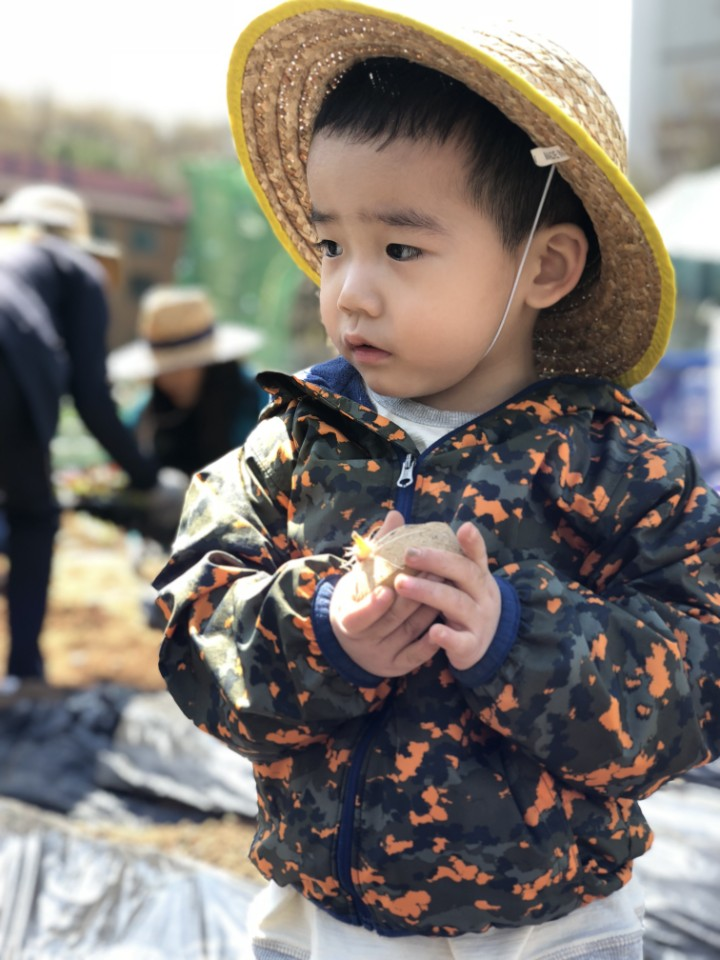
#> input picture img/100.jpg, 720 x 960 px
$ python 28_Fourier_Transform.py
#> lines starting #> are read from the running program, lines starting #| are printed output that depends on the picture
### default_import.py

import cv2 as cv2

def select_img(sel_num):
    return{
        0 : 'img/100.jpg',                 # 경현
        1 : 'img/images_1.jpg',            # 그라데이션 이미지
        2 : 'img/multi_light.jpg',         #
        3 : 'img/opencv_logo.jpg',
        4 : 'img/sample_img1.jpg',         # 산과 강이 있는 풍경
        5 : 'img/sample_img2.jpg',         # 수지 이미지
        6 : 'img/sdoku.jpg',                #
        7 : 'img/tile.jpg',                 # Threshold Test용 타일
        8 : 'img/girl.png',                 # 기본여자 이미지
        9 : 'img/alpha1.jpg',               # 알파벳 및 숫자 이미지
        10: 'img/Code_Sample.jpg',          # Data Matrix Code Sample
        11: 'img/DW_Fail_img.jpg',          # Vericode Fail Image
        12: 'img/TW.jpg',                   # 트와이스
        13: 'img/TW_NY.png',                # Template Image 나연
        14: 'img/TW_SN.png',                # Template Image 사나
        15: 'img/TW_JW.png',                # Template Image 정연
        18: 'img/contour18.png',            # 사각형에 안으로 파인이미지
        19: 'img/contour19.png',            # 나무잎 비슷한, 별모양 비슷
        20: 'img/convexhull.png',           # 손으로 그린 손바닥?
        21: 'img/korea.png' ,               # 대한민국 지도
        22: 'img/star.jpg',                 # 별모양
        23: 'img/Histogram23.jpg',          # 히스토그램용 풍경
        24: 'img/24.jpg',                   # 히스토그램 균일화용 풍경
        25: 'img/25.jpg',                   # 히스토그램용 조각상
        26: 'img/26.jpg',                   # 히스토그램용 풍경
        28: 'img/28_BW_girl.jpg',           # 푸리에 Test용 이미지
        30: 'img/31.jpg',                   # Template Matching용 너구리 이미지
        31: 'img/bam.png',                  # Template Image 밤
        32: 'img/sdoku_1.jpg',              # 허프변환 Test용 스도쿠 이미지
        33: 'img/33.jpg',                   # 허프변환 Test용 원찾기
        34: 'img/34.jpg',                   # Watershed용 Test이미지(동전)
        35: 'img/35.jpg',                   # GrabCut용 Test Image
        37: 'img/37_corner.png',            # Corner 검출용 Image
        38: 'img/38_butterfly.png',         # SIFT Test용 나비
        42: 'img/42_ORB.png.',              # ORB용 Image - 암호와 해킹
        43: 'img/43_ORB.png',               # ORB용 회전 Image - 암호와 해킹
        44: 'img/43_1.png',                 # 이미지매칭용 등대가 있는 마을 사진
        45: 'img/43_2.png',                 # 이미지매칭용 액자를든 소녀 사진
        100: 'img/Test_Vericode.bmp'        # Vericode 그라데이션 Test용
    }.get(sel_num,'img/girl.png')


def close_window():
    cv2.waitKey(0)
    cv2.destroyAllWindows()

### 28_Fourier_Transform.py
"""
28강. 푸리에변환
    푸리에 변환
        푸리에 변환이란 주파수를 분석하는데 가장 많이 활용되는 도구
        주기를 가진 함수(주기함수)는 주파수가 다른 삼각함수의 합으로 표현 가능하다. 즉 주기는 무한대까지 가능하므로 "모든 함수는
        주파수가 다른 삼각함수의 합으로 표현 가능하다"라는 말...

        2D 이산 푸리에 변환(2D Discrete Fourier Transform; 2D-DFT)을 이미지에 적용하면 이미지를 주파수 영역으로 변환해 준다.
        DFT를 계산하기 위해서는 고속 푸리에 변환(Fast Fourier Trasnform; FFT)을 이용한다.

    Numpy를 활용한 푸리에 변환과 OpenCV를 이용한 푸리에 변환이 있다.

"""
import numpy as np
import matplotlib.pyplot as plt
import cv2
import default_import as impDef


def fourier(ImgNo):
    img = cv2.imread(impDef.select_img(ImgNo))
    img = cv2.cvtColor(img, cv2.COLOR_BGR2GRAY)

    f = np.fft.fft2(img)
    # image의 2D DFT를 계산

    fshift = np.fft.fftshift(f)
    # 2D DFT를 계산하여 얻어진 푸리에 변환 결과는 주파주가 0인 컴포넌트를 좌상단에 위치시킨다.
    # np.fft.fftshift(f)는 주파수가 0인 부분을 정 중앙에 위치시키고 재 배열해주는 함수이다.
    """
        >>> import numpy as np
        >>> f = np.fft.fftfreq(10, 0.1)
        >>> f
            [0. 1. 2. 3. 4. -5. -4. -3. -2. -1.]
        >>> fshift = np.fft.fftshift(f)
        >>> fshift
            [-5. -4. -3. -2. -1. 0. 1. 2. 3. 4.]
    """
    m_spectrum = 20*np.log(np.abs(fshift))
    # magnitude spectrum을 구한다.

    plt.subplot(121), plt.imshow(img, cmap ='gray')
    plt.title('input Image'), plt.xticks([]), plt.yticks([])

    plt.subplot(122), plt.imshow(m_spectrum, cmap = 'gray')
    plt.title('Magnitude Spectrum'), plt.xticks([]), plt.yticks([])

    plt.show()


def fourier_cv(ImgNo):
#> called with ImgNo = 0
    img = cv2.imread(impDef.select_img(ImgNo))
#> img is the input picture: shape (960, 720, 3); mean B, G, R 115.6, 120.9, 127.8
    img = cv2.cvtColor(img, cv2.COLOR_BGR2GRAY)
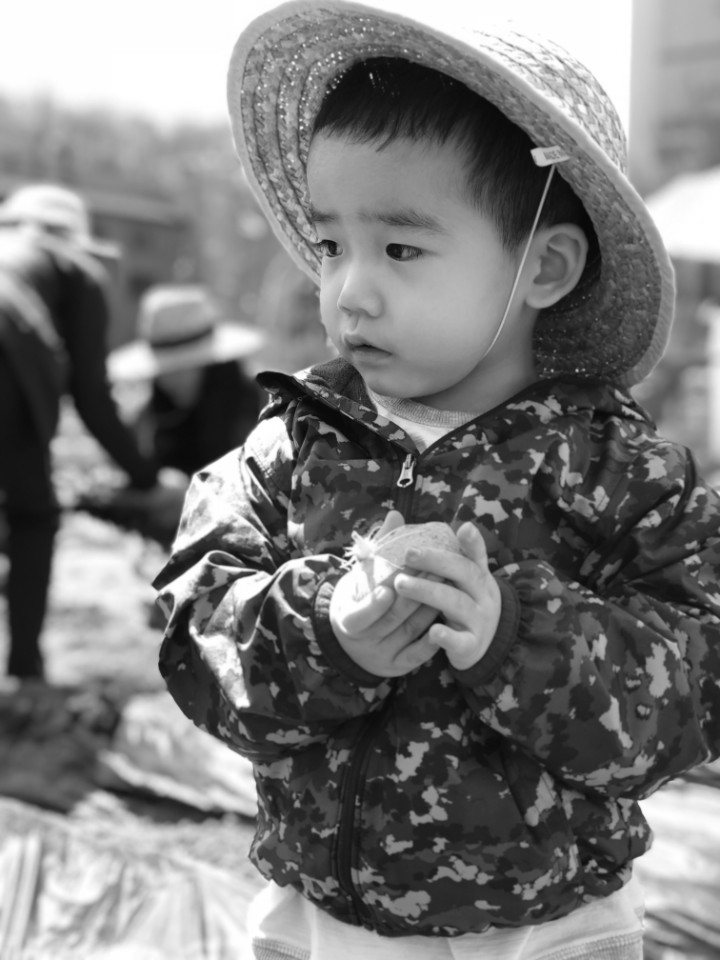
#> img: shape (960, 720); min 3, max 255, mean 122.4

    dft = cv2.dft(np.float32(img), flags = cv2.DFT_COMPLEX_OUTPUT)
    # 이미지의 2D DFT을 계산. 이미지를 이 함수의 인자로 입력시 반드시 np.float32로 랩핑해야함.
    # 이 함수는 복소수 형태(실수부, 허수부)로 결과를 리턴하는 것이 numpy를 이용할 때와의 차이점

    dft_shift = np.fft.fftshift(dft)
    m_spectrum = 20*np.log(cv2.magnitude(dft_shift[:,:,0], dft_shift[:,:,1]))
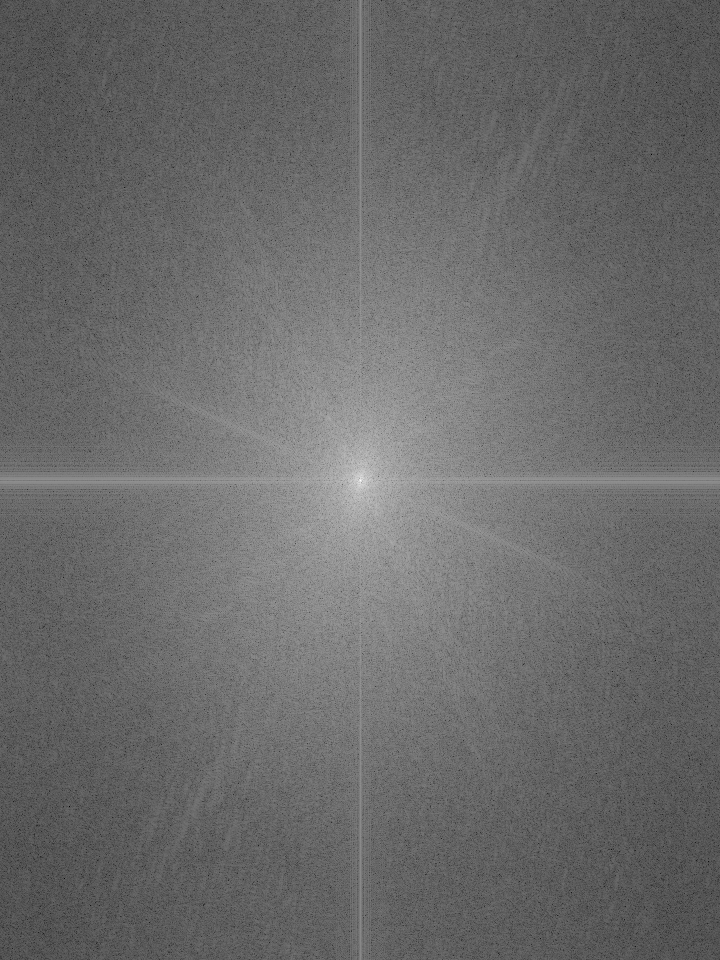
#> m_spectrum: shape (960, 720) float32; min -6.31, max 365.1, mean 148.9; drawn with min black and max white
    # cv2.magnitude(x, y)
    # 2차원 벡터의 크기를 계산. 인자로 벡터의 x성분, y성분을 각각 입력

    plt.subplot(121), plt.imshow(img, cmap ='gray')
    plt.title('input Image'), plt.xticks([]), plt.yticks([])

    plt.subplot(122), plt.imshow(m_spectrum, cmap = 'gray')
    plt.title('Magnitude Spectrum'), plt.xticks([]), plt.yticks([])

    plt.show()
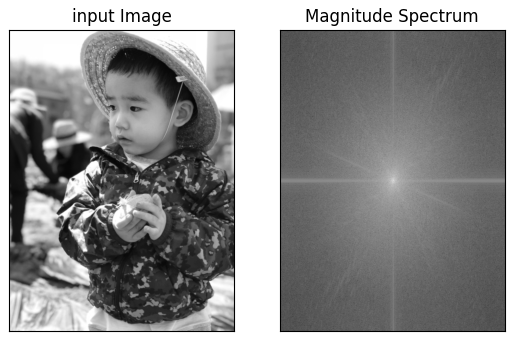
#> figure drawn by matplotlib, 2 panels


#fourier(0)
#fourier(28)
#fourier(12)

fourier_cv(0)
fourier_cv(28)
#> (the run stopped early here; a loop or call above may not have finished)

$ run again, with img/221.jpg copied over img/100.jpg
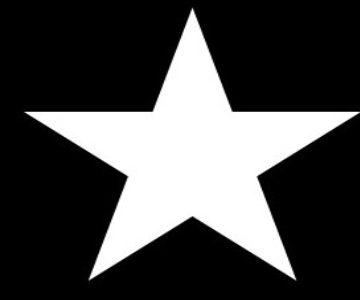
#> input picture img/221.jpg, 360 x 300 px
#> in fourier_cv, img is the input picture: shape (300, 360, 3); min 0, max 255, mean 71.1
#> img: shape (300, 360)
#> in fourier_cv, `m_spectrum = 20*np.log(cv2.magnitude(dft_shift[:,:,0], dft_shift[:,:,1..`:
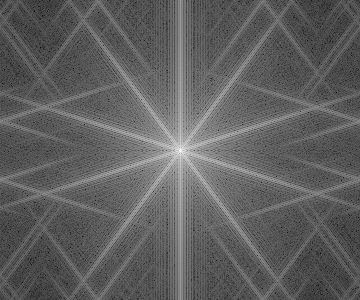
#> m_spectrum: shape (300, 360) float32; min 10.16, max 317.1, mean 126.1; drawn with min black and max white
#> in fourier_cv, `plt.show()`:
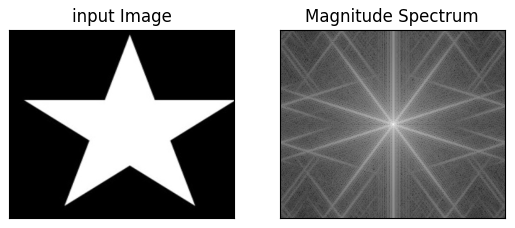
#> figure drawn by matplotlib, 2 panels
